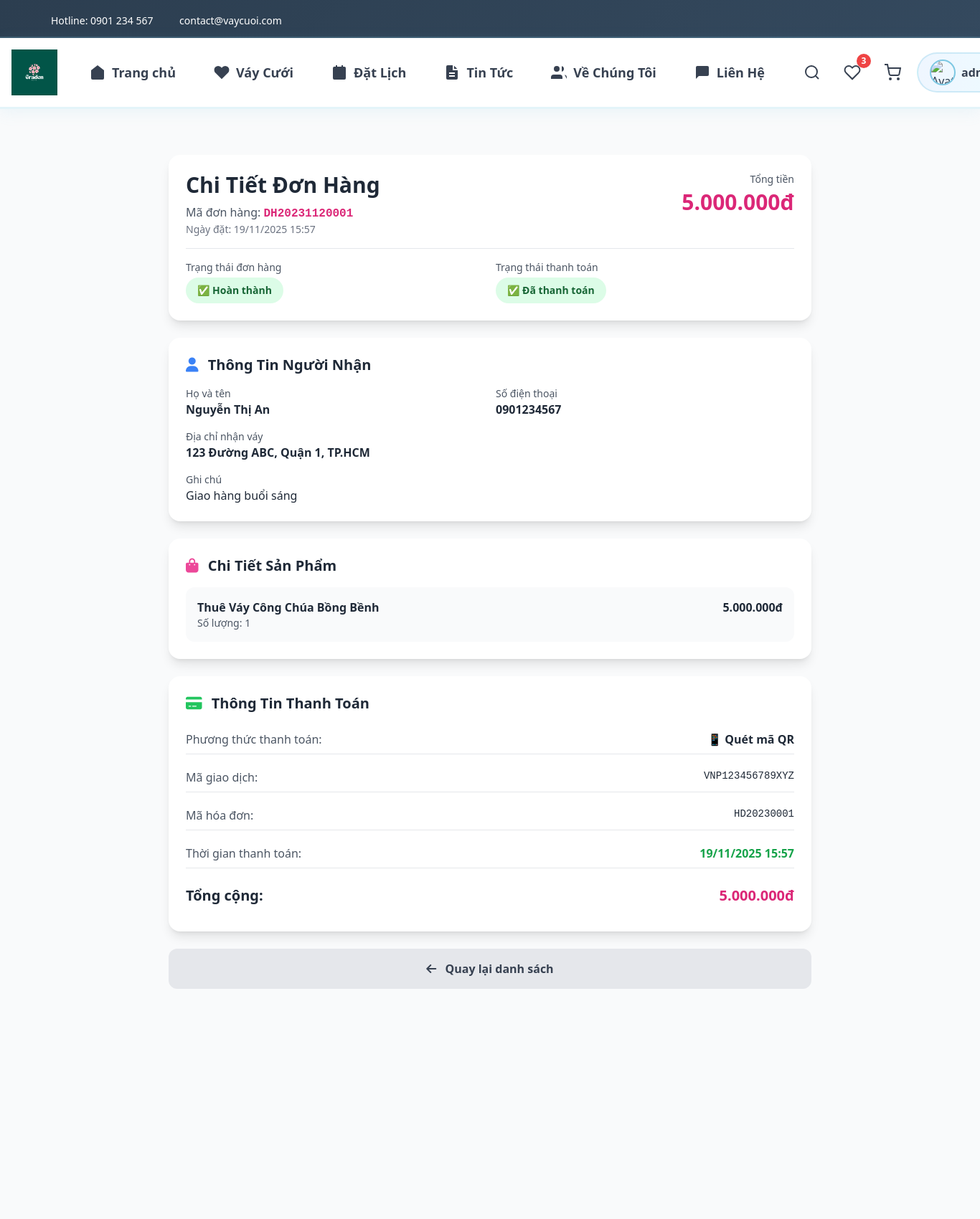
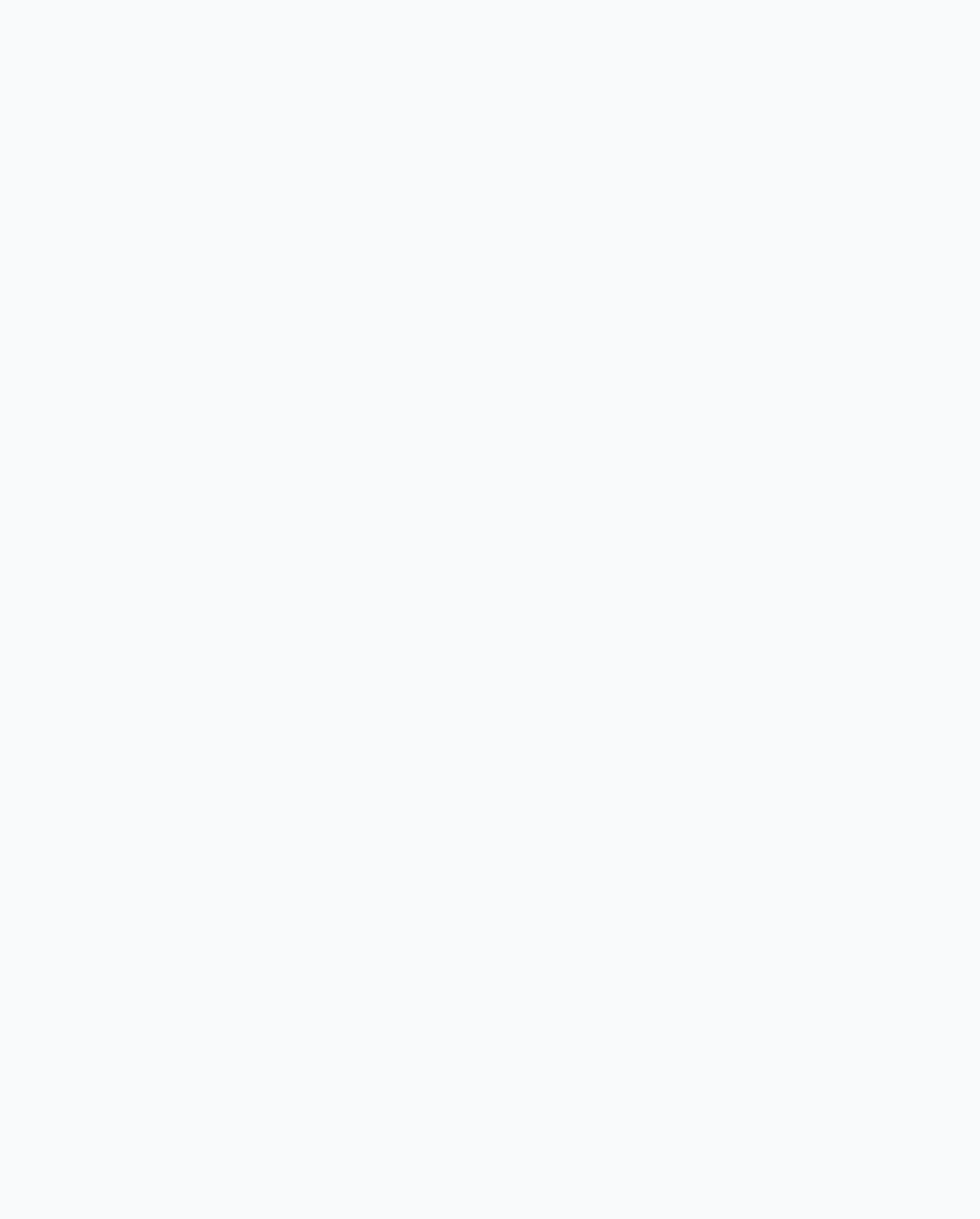
Screenshot of /order-detail.php?id=1 (signed in, upper part) with the database file from the repository (2 pictures, top to bottom).
### tables this page shows
CREATE TABLE thanh_toan (
   id BIGINT AUTO_INCREMENT PRIMARY KEY,
   hoa_don_id BIGINT NULL,
   don_hang_id BIGINT NULL,
   payment_gateway VARCHAR(100) NULL,
   transaction_id VARCHAR(255) NULL,
   amount DECIMAL(14,2) NOT NULL,
   status ENUM('initiated','success','failed','refunded') DEFAULT 'initiated',
   paid_at TIMESTAMP NULL,
   created_at TIMESTAMP DEFAULT CURRENT_TIMESTAMP,
   FOREIGN KEY (hoa_don_id) REFERENCES hoa_don(id) ON DELETE SET NULL,
   FOREIGN KEY (don_hang_id) REFERENCES don_hang(id) ON DELETE SET NULL,
   INDEX idx_tx (transaction_id)  
);

CREATE TABLE don_hang (
   id BIGINT AUTO_INCREMENT PRIMARY KEY,
   ma_don_hang VARCHAR(50) UNIQUE COMMENT 'Mã đơn hàng duy nhất',
   nguoi_dung_id BIGINT NULL,
   ho_ten VARCHAR(255) NOT NULL COMMENT 'Họ tên người nhận',
   so_dien_thoai VARCHAR(30) NOT NULL COMMENT 'Số điện thoại người nhận',
   dia_chi TEXT NOT NULL COMMENT 'Địa chỉ nhận váy',
   ghi_chu TEXT NULL COMMENT 'Ghi chú đơn hàng',
   tong_tien DECIMAL(14,2) NOT NULL,
   trang_thai ENUM('pending','processing','completed','cancelled') DEFAULT 'pending',
   phuong_thuc_thanh_toan VARCHAR(50) DEFAULT 'qr_code' COMMENT 'Phương thức thanh toán',
   trang_thai_thanh_toan ENUM('pending','paid','failed','expired') DEFAULT 'pending' COMMENT 'Trạng thái thanh toán',
   created_at TIMESTAMP DEFAULT CURRENT_TIMESTAMP,
   updated_at TIMESTAMP NULL ON UPDATE CURRENT_TIMESTAMP,
   FOREIGN KEY (nguoi_dung_id) REFERENCES nguoi_dung(id) ON DELETE SET NULL,
   INDEX idx_ma_don_hang (ma_don_hang),
   INDEX idx_trang_thai (trang_thai),
   INDEX idx_trang_thai_thanh_toan (trang_thai_thanh_toan)
);

CREATE TABLE chi_tiet_hoa_don (
   id BIGINT AUTO_INCREMENT PRIMARY KEY,
   hoa_don_id BIGINT NOT NULL,
   vay_id BIGINT NULL,
   description TEXT,
   amount DECIMAL(12,2) NOT NULL,
   quantity INT DEFAULT 1,
   FOREIGN KEY (hoa_don_id) REFERENCES hoa_don(id) ON DELETE CASCADE,
   FOREIGN KEY (vay_id) REFERENCES vay_cuoi(id) ON DELETE SET NULL
);

CREATE TABLE hoa_don (
   id BIGINT AUTO_INCREMENT PRIMARY KEY,
   don_hang_id BIGINT UNIQUE NOT NULL,
   nguoi_dung_id BIGINT NULL,
   ma_hoa_don VARCHAR(100) UNIQUE,
   tong_thanh_toan DECIMAL(14,2) NOT NULL,
   status ENUM('unpaid','paid','partially_paid','cancelled') DEFAULT 'unpaid',
   created_at TIMESTAMP DEFAULT CURRENT_TIMESTAMP,
   FOREIGN KEY (don_hang_id) REFERENCES don_hang(id) ON DELETE CASCADE,
   FOREIGN KEY (nguoi_dung_id) REFERENCES nguoi_dung(id) ON DELETE SET NULL
);

### order-detail.php (the view, shortened to what this page needs)
<?php
require_once 'includes/config.php';
$user_id = $_SESSION['user_id'];
$order_id = intval($_GET['id'] ?? 0);
$order_query = $conn->prepare("SELECT
    dh.*,
    t.transaction_id,
    t.status as payment_status,
    t.paid_at,
    t.amount as payment_amount,
    hd.ma_hoa_don,
    TIMESTAMPDIFF(MINUTE, dh.created_at, NOW()) as minutes_ago
FROM don_hang dh
LEFT JOIN thanh_toan t ON dh.id = t.don_hang_id
LEFT JOIN hoa_don hd ON dh.id = hd.don_hang_id
WHERE dh.id = ? AND dh.nguoi_dung_id = ?");
$order_query->bind_param("ii", $order_id, $user_id);
$order_query->execute();
$order_result = $order_query->get_result();
$order = $order_result->fetch_assoc();
$details_query = $conn->prepare("SELECT * FROM chi_tiet_hoa_don WHERE hoa_don_id = (SELECT id FROM hoa_don WHERE don_hang_id = ?)");
$details_query->bind_param("i", $order_id);
$details_query->execute();
$details = $details_query->get_result();
require_once 'includes/header.php';
?>
<section class="py-16 bg-gray-50 min-h-screen">
    <div class="container mx-auto px-4">
        <div class="max-w-4xl mx-auto">
            <div class="bg-white rounded-2xl shadow-lg p-6 mb-6">
                <div class="flex justify-between items-start mb-4">
                    <div>
                        <h1 class="text-3xl font-bold text-gray-800 mb-2">
                            Chi Tiết Đơn Hàng
                        </h1>
                        <p class="text-gray-600">
                            Mã đơn hàng: <span class="font-mono font-bold text-pink-600"><?php echo htmlspecialchars($order['ma_don_hang']); ?></span>
                        </p>
                        <p class="text-sm text-gray-500">
                            Ngày đặt: <?php echo date('d/m/Y H:i', strtotime($order['created_at'])); ?>
                        </p>
                    </div>
                    <div class="text-right">
                        <p class="text-sm text-gray-600 mb-1">Tổng tiền</p>
                        <p class="text-3xl font-bold text-pink-600">
                            <?php echo number_format($order['tong_tien'], 0, ',', '.'); ?>đ
                        </p>
                    </div>
                </div>
                <div class="grid md:grid-cols-2 gap-4 pt-4 border-t">
                    <div>
                        <p class="text-sm text-gray-600 mb-1">Trạng thái đơn hàng</p>
                        <span class="inline-block px-4 py-2 rounded-full text-sm font-bold
                            <?php
                            switch($order['trang_thai']) {
                                case 'completed': echo 'bg-green-100 text-green-800'; break;
                            }
                            ?>">
                            <?php
                            switch($order['trang_thai']) {
                                case 'completed': echo '✅ Hoàn thành'; break;
                            }
                            ?>
                        </span>
                    </div>
                    <div>
                        <p class="text-sm text-gray-600 mb-1">Trạng thái thanh toán</p>
                        <span class="inline-block px-4 py-2 rounded-full text-sm font-bold
                            <?php
                            switch($order['trang_thai_thanh_toan']) {
                                case 'paid': echo 'bg-green-100 text-green-800'; break;
                            }
                            ?>">
                            <?php
                            switch($order['trang_thai_thanh_toan']) {
                                case 'paid': echo '✅ Đã thanh toán'; break;
                            }
                            ?>
                        </span>
                    </div>
                </div>
            </div>
            <div class="bg-white rounded-2xl shadow-lg p-6 mb-6">
                <h2 class="text-xl font-bold text-gray-800 mb-4">
                    <i class="fas fa-user text-blue-500 mr-2"></i>
                    Thông Tin Người Nhận
                </h2>
                <div class="grid md:grid-cols-2 gap-4">
                    <div>
                        <p class="text-sm text-gray-600">Họ và tên</p>
                        <p class="font-semibold text-gray-800"><?php echo htmlspecialchars($order['ho_ten']); ?></p>
                    </div>
                    <div>
                        <p class="text-sm text-gray-600">Số điện thoại</p>
                        <p class="font-semibold text-gray-800"><?php echo htmlspecialchars($order['so_dien_thoai']); ?></p>
                    </div>
                    <div class="md:col-span-2">
                        <p class="text-sm text-gray-600">Địa chỉ nhận váy</p>
                        <p class="font-semibold text-gray-800"><?php echo htmlspecialchars($order['dia_chi']); ?></p>
                    </div>
                    <?php if (!empty($order['ghi_chu'])): ?>
                    <div class="md:col-span-2">
                        <p class="text-sm text-gray-600">Ghi chú</p>
                        <p class="text-gray-800"><?php echo htmlspecialchars($order['ghi_chu']); ?></p>
                    </div>
                    <?php endif; ?>
                </div>
            </div>
            <div class="bg-white rounded-2xl shadow-lg p-6 mb-6">
                <h2 class="text-xl font-bold text-gray-800 mb-4">
                    <i class="fas fa-shopping-bag text-pink-500 mr-2"></i>
                    Chi Tiết Sản Phẩm
                </h2>
                <div class="space-y-4">
                    <?php if ($details && $details->num_rows > 0): ?>
                        <?php while ($item = $details->fetch_assoc()): ?>
                        <div class="flex justify-between items-start p-4 bg-gray-50 rounded-xl">
                            <div class="flex-1">
                                <p class="font-semibold text-gray-800"><?php echo htmlspecialchars($item['description']); ?></p>
                                <p class="text-sm text-gray-600">Số lượng: <?php echo $item['quantity']; ?></p>
                            </div>
                            <p class="font-bold text-gray-800"><?php echo number_format($item['amount'], 0, ',', '.'); ?>đ</p>
                        </div>
                        <?php endwhile; ?>
                    <?php else: ?>
                        <p class="text-gray-600">Không có chi tiết sản phẩm</p>
                    <?php endif; ?>
                </div>
            </div>
            <div class="bg-white rounded-2xl shadow-lg p-6 mb-6">
                <h2 class="text-xl font-bold text-gray-800 mb-4">
                    <i class="fas fa-credit-card text-green-500 mr-2"></i>
                    Thông Tin Thanh Toán
                </h2>
                <div class="space-y-3">
                    <div class="flex justify-between py-2 border-b">
                        <span class="text-gray-600">Phương thức thanh toán:</span>
                        <span class="font-semibold text-gray-800">
                            <?php
                            switch($order['phuong_thuc_thanh_toan']) {
                                case 'qr_code': echo '📱 Quét mã QR'; break;
                            }
                            ?>
                        </span>
                    </div>
                    <?php if (!empty($order['transaction_id'])): ?>
                    <div class="flex justify-between py-2 border-b">
                        <span class="text-gray-600">Mã giao dịch:</span>
                        <span class="font-mono text-sm text-gray-800"><?php echo htmlspecialchars($order['transaction_id']); ?></span>
                    </div>
                    <?php endif; ?>
                    <?php if (!empty($order['ma_hoa_don'])): ?>
                    <div class="flex justify-between py-2 border-b">
                        <span class="text-gray-600">Mã hóa đơn:</span>
                        <span class="font-mono text-sm text-gray-800"><?php echo htmlspecialchars($order['ma_hoa_don']); ?></span>
                    </div>
                    <?php endif; ?>
                    <?php if ($order['paid_at']): ?>
                    <div class="flex justify-between py-2 border-b">
                        <span class="text-gray-600">Thời gian thanh toán:</span>
                        <span class="font-semibold text-green-600">
                            <?php echo date('d/m/Y H:i', strtotime($order['paid_at'])); ?>
                        </span>
                    </div>
                    <?php endif; ?>
                    <div class="flex justify-between py-3 text-xl font-bold">
                        <span class="text-gray-800">Tổng cộng:</span>
                        <span class="text-pink-600"><?php echo number_format($order['tong_tien'], 0, ',', '.'); ?>đ</span>
                    </div>
                </div>
            </div>
            <div class="flex gap-4">
                <a href="my-orders.php" class="flex-1 bg-gray-200 text-gray-700 px-6 py-4 rounded-xl font-bold text-center hover:bg-gray-300 transition-all">
                    <i class="fas fa-arrow-left mr-2"></i>
                    Quay lại danh sách
                </a>
            </div>
        </div>
    </div>
</section>
<?php require_once 'includes/footer.php'; ?>

### assets/css/style.css (style rules this page uses)
* { margin: 0; padding: 0; box-sizing: border-box; }
:root { --primary-color: #7ec8e3; --secondary-color: #d4f1f9; --accent-color: #5ab8d9; --text-dark: #2c3e50; --text-light: #6c757d; --border-color: #d4e9f0; --bg-light: #f0f9fc; --white: #ffffff; --success: #5cb85c; --danger: #d9534f; --shadow: 0 2px 15px rgba(126, 200, 227, 0.15); --shadow-hover: 0 5px 25px rgba(126, 200, 227, 0.25); }
body { font-family: 'Segoe UI', Tahoma, Geneva, Verdana, sans-serif; color: var(--text-dark); line-height: 1.6; background: #e8f6fa; }
a { text-decoration: none; color: inherit; transition: all 0.3s ease; }
.container { max-width: 1200px; margin: 0 auto; padding: 0 20px; }
section { position: relative; z-index: 1; }
body { padding-top: 0; }
.main-content > *:first-child { margin-top: 0; }
section { padding: 80px 0 60px 0; }
.text-center { text-align: center; }

### rows the page displays
thanh_toan: don_hang.ma_don_hang "DH20231120001", don_hang.created_at "19/11/2025 15:57", don_hang.tong_tien "5.000.000", don_hang.ho_ten "Nguyễn Thị An", don_hang.so_dien_thoai "0901234567", don_hang.dia_chi "123 Đường ABC, Quận 1, TP.HCM", don_hang.ghi_chu "Giao hàng buổi sáng", transaction "VNP123456789XYZ", hoa_don.ma_hoa_don "HD20230001", paid_at "19/11/2025 15:57"
chi_tiet_hoa_don: description "Thuê Váy Công Chúa Bồng Bềnh", quantity "1", amount "5.000.000"

### other values shown
$_SESSION['user_name'] "admin_mana…"
